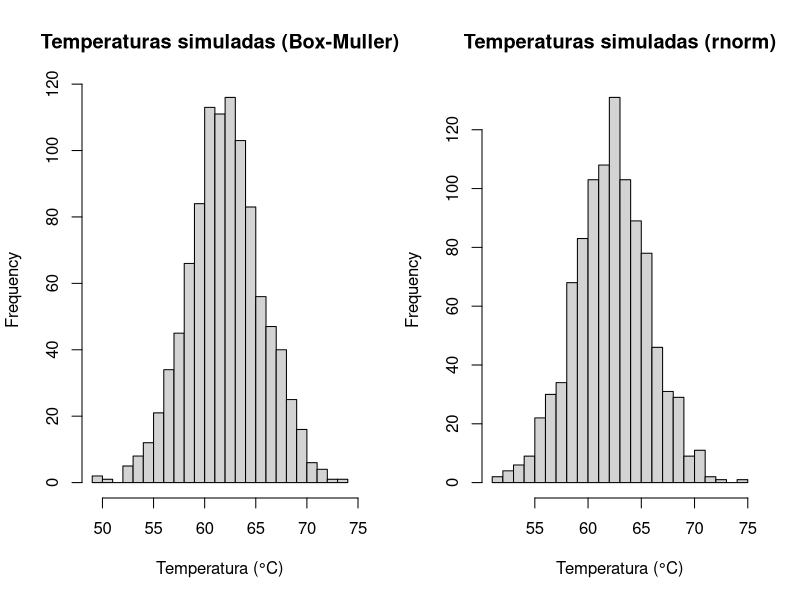
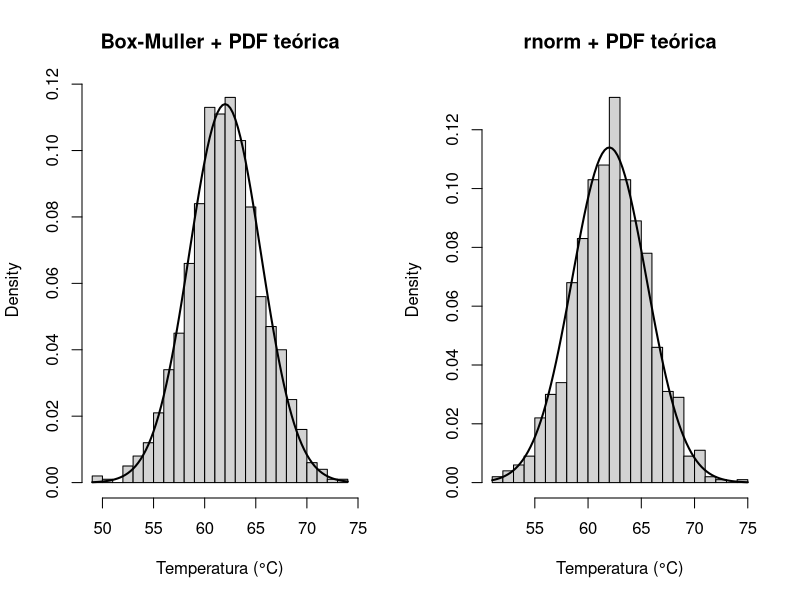

The R script that drew these images, in order:
box_muller_cpu_temp <- function(n){
  #dados sobre a temperatura (media e desvio padrao)
  mu <- 62
  sigma <- 3.5
  
  #Item 1(a)
  m <- ceiling(n / 2)
  U1 <- runif(m)
  U2 <- runif(m)
  
  #Item 1(b): Box-Muller
  Z1 <- sqrt(-2 * log(U1)) * cos(2 * pi * U2)
  Z2 <- sqrt(-2 * log(U1)) * sin(2 * pi * U2)
  Z  <- c(Z1, Z2)[1:n]
  
  #Item 1(c): Conversao
  T <- mu + sigma * Z
  return(T)
}

T_box <- box_muller_cpu_temp(1000)

T_rnorm <- rnorm(n = 1000, mean = 62, sd = 3.5)

mean_box <- mean(T_box)
sd_box <- sd(T_box)

mean_rnorm <- mean (T_rnorm)
sd_rnorm <- sd(T_rnorm)

min_box <- min(T_box)
max_box <- max(T_box)


min_rnorm <- min(T_rnorm)
max_rnorm <- max(T_rnorm)

#valores empiricos
prob_emp_box_D <- mean(T_box > 68)
prob_emp_rnorm_D <- mean(T_rnorm > 68)

#valores teoricos (vale para os dois)
prob_teo_D <- 1 - pnorm(68,mean = 62,sd = 3.5)

#valores empiricos
prob_emp_box_E <- mean(T_box > 60 & T_box < 65)
prob_emp_rnorm_E <- mean(T_rnorm > 60 & T_rnorm < 65)

#valores teoricos (vale para os dois)
prob_teo_E <- pnorm(65,mean = 62,sd = 3.5) - pnorm (60,mean = 62,sd = 3.5)

#valores empiricos
p_emp_box_F   <- mean(T_box > 75)
p_emp_rnorm_F <- mean(T_rnorm > 75)

#valores teoricos (vale para os dois)
p_teo_F <- 1 - pnorm(75, mean = 62, sd = 3.5)

par(mfrow = c(1, 2))

#Box-Muller
hist(T_box, breaks = 30,
     main = "Temperaturas simuladas (Box-Muller)",
     xlab = "Temperatura (°C)")

#Gerador do R
hist(T_rnorm, breaks = 30,
     main = "Temperaturas simuladas (rnorm)",
     xlab = "Temperatura (°C)")

# Item 4(b): PDF normal teórica sobreposta ao histograma
# (assumindo que já existe um vetor de temperaturas T: use T_box ou T_rnorm)

mu <- 62
sigma <- 3.5

hist(T_box, breaks = 30, probability = TRUE,
     main = "Box-Muller + PDF teórica",
     xlab = "Temperatura (°C)")
curve(dnorm(x, mean = mu, sd = sigma), add = TRUE, lwd = 2)

hist(T_rnorm, breaks = 30, probability = TRUE,
     main = "rnorm + PDF teórica",
     xlab = "Temperatura (°C)")
curve(dnorm(x, mean = mu, sd = sigma), add = TRUE, lwd = 2)





